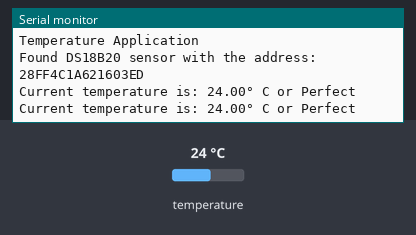
A program run on a simulated ESP8266 (Wemos D1 mini). On the bench: the last lines printed to the serial monitor. Inputs (shaded band) come from the test bench; at power-on: temperature 24 °C.

Above: at 7.3 s.
7.4 s: temperature set to 12 °C
At 12.7 s:
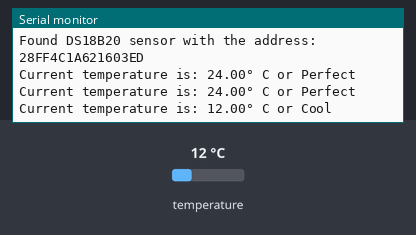
19.3 s: temperature set to 28 °C
At 24.7 s:
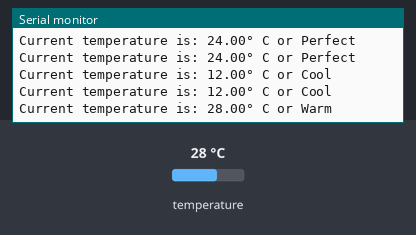
31.1 s: temperature set to 33 °C
At 36.6 s:
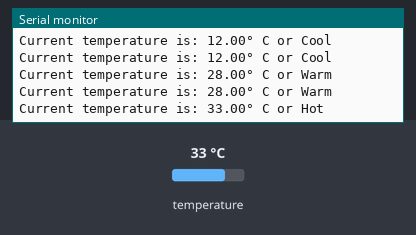
42.7 s: temperature set to 41 °C
At 47.4 s:
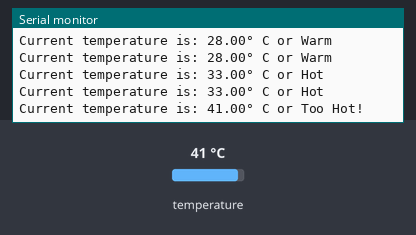
54.3 s: temperature set to 7 °C
At 59.3 s:
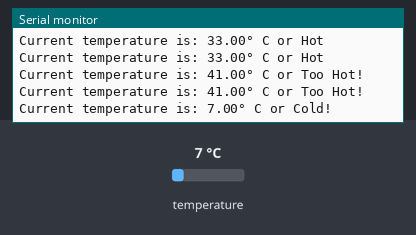

The program:

main.cpp
```cpp
// ******************************************************************
// Dallas Semiconductor DS18B20 Temperature Sensor Demo Program
// COMP-10184
// Mohawk College

// library for Arduino framework
#include <Arduino.h>
// 1-Wire sensor communication libary
#include <OneWire.h>
// DS18B20 sensor library
#include <DallasTemperature.h>

// Pin that the  DS18B20 is connected to
const int oneWireBus = D3;

// Setup a oneWire instance to communicate with any OneWire devices
OneWire oneWire(oneWireBus);

// Pass our oneWire reference to Dallas Temperature sensor
DallasTemperature DS18B20(&oneWire);

// setup a device address.
DeviceAddress sensor;

void setup()
{
  // configure the USB serial monitor
  Serial.begin(115200);

  // Start the DS18B20 sensor
  DS18B20.begin();

  // Application Start
  Serial.println("\nTemperature Application");

  // Check if device is installed.
  if (!DS18B20.getAddress(sensor, 0))
  {
    Serial.println("No DS18B20 temperature sensors are installed!");
  }
  else
  {
    Serial.println("Found DS18B20 sensor with the address: ");
    for (uint8_t i = 0; i < 8; i++)
    {
      if (sensor[i] < 16)
        Serial.print("0");
      Serial.print(sensor[i], HEX);
    }
    Serial.println();
  }
}

void loop()
{
  // Initialize a float value.
  float fTemp;

  // Request DS18B20 (devices) for the current temperature(s)
  DS18B20.requestTemperatures();

  // fetch the temperature.  We only have 1 sensor, so the index is 0.
  fTemp = DS18B20.getTempCByIndex(0);

  // Determine the device is connected as to not throw an error.
  if (DS18B20.getAddress(sensor, 0) || fTemp != DEVICE_DISCONNECTED_C)
  {
    // Initialize the string value.
    String tempatureString;

    // Set the variable to the correct output based on tempature.
    if (fTemp <= 10)
    {
      tempatureString = "Cold!";
    }
    else if (fTemp < 15)
    {
      tempatureString = "Cool";
    }
    else if (fTemp < 25)
    {
      tempatureString = "Perfect";
    }
    else if (fTemp < 30)
    {
      tempatureString = "Warm";
    }
    else if (fTemp < 35)
    {
      tempatureString = "Hot";
    }
    else if (fTemp >= 35)
    {
      tempatureString = "Too Hot!";
    }

    // print the temp to the USB serial monitor
    Serial.println("Current temperature is: " + String(fTemp) + "° C or " + tempatureString);

    // wait 5s (5000ms) before doing this again
    delay(5000);
  }
}
```

Measured:
- after the input at 7.4 s, the serial monitor: prints a new line after 5.0 s (image 1)
- after the input at 19.3 s, the serial monitor: prints a new line after 4.6 s (image 2)
- after the input at 31.1 s, the serial monitor: prints a new line after 4.4 s (image 3)
- after the input at 42.7 s, the serial monitor: prints a new line after 4.3 s (image 4)
- after the input at 54.3 s, the serial monitor: prints a new line after 4.3 s (image 5)
